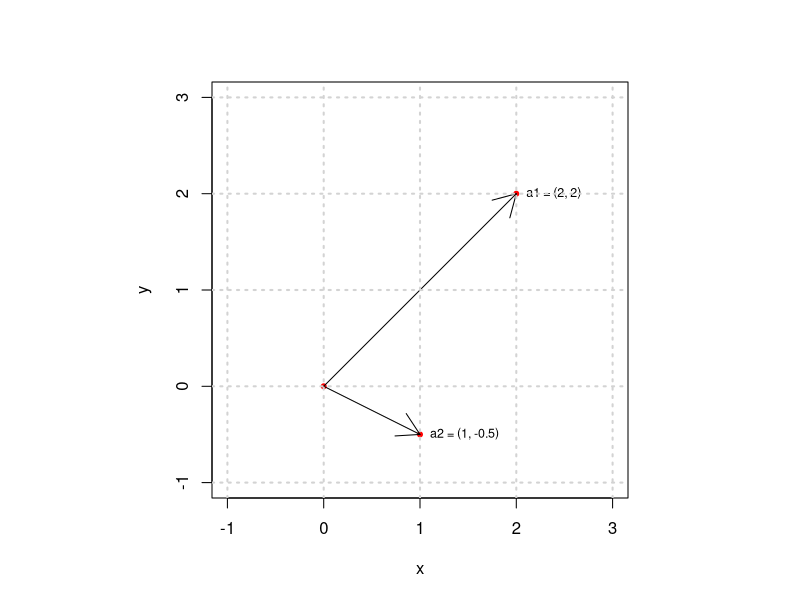
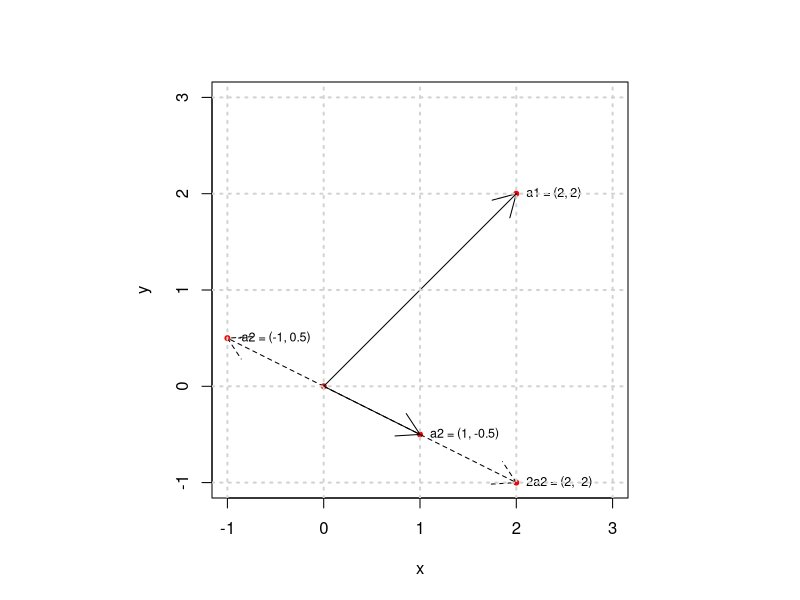
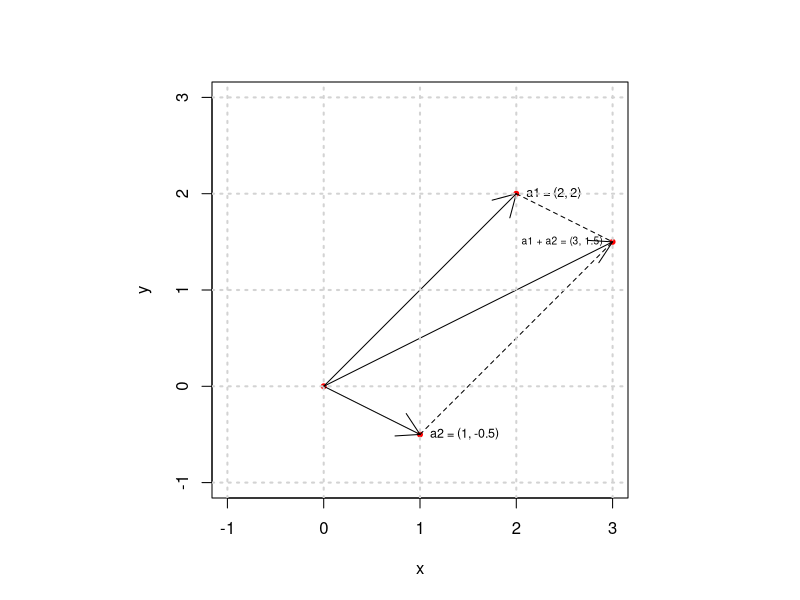
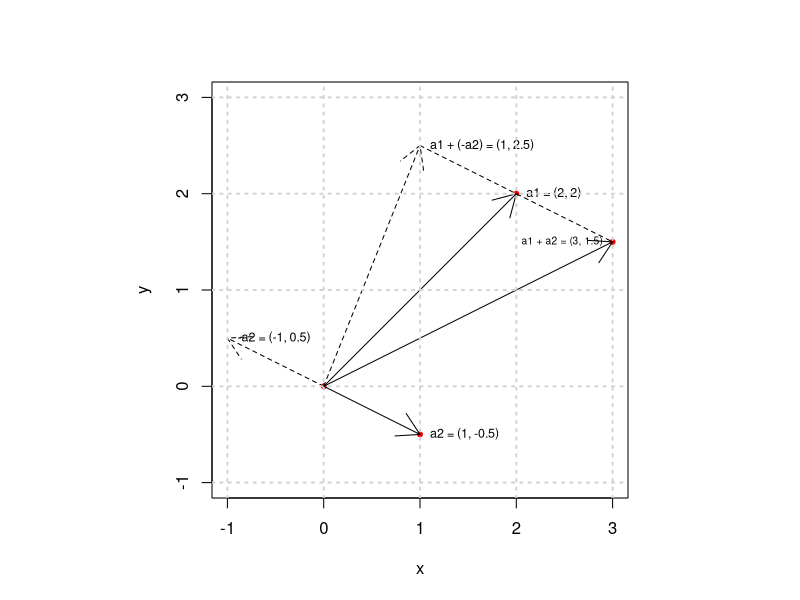
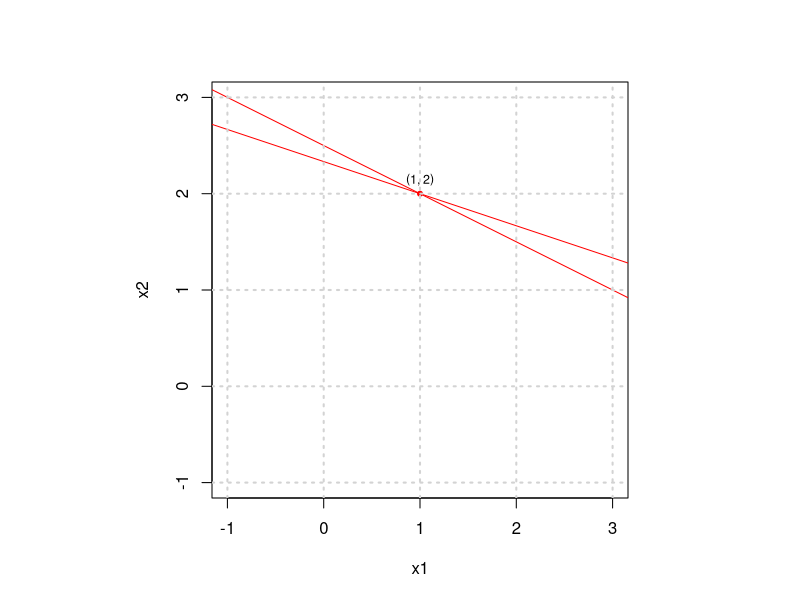
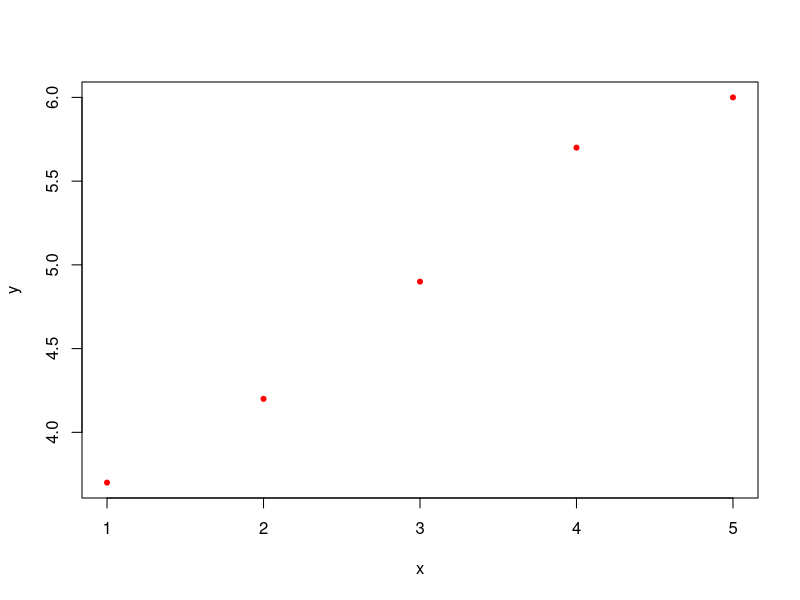
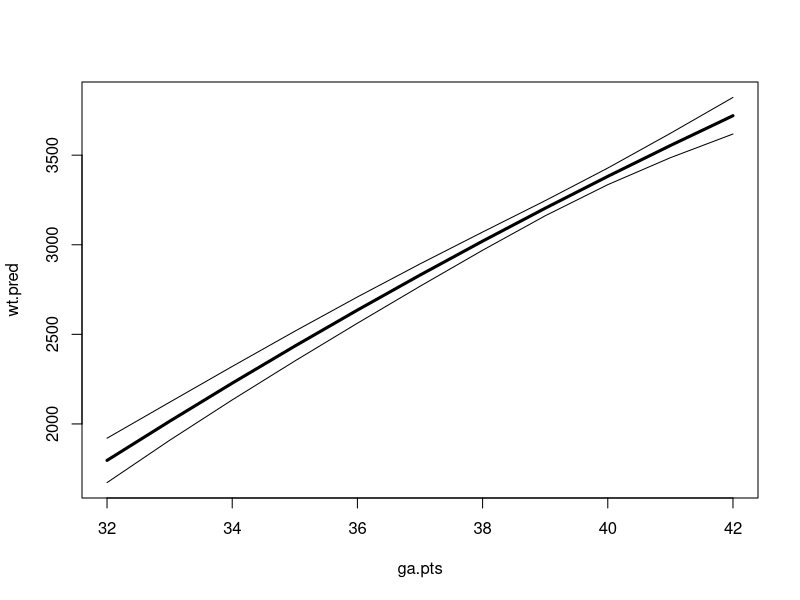
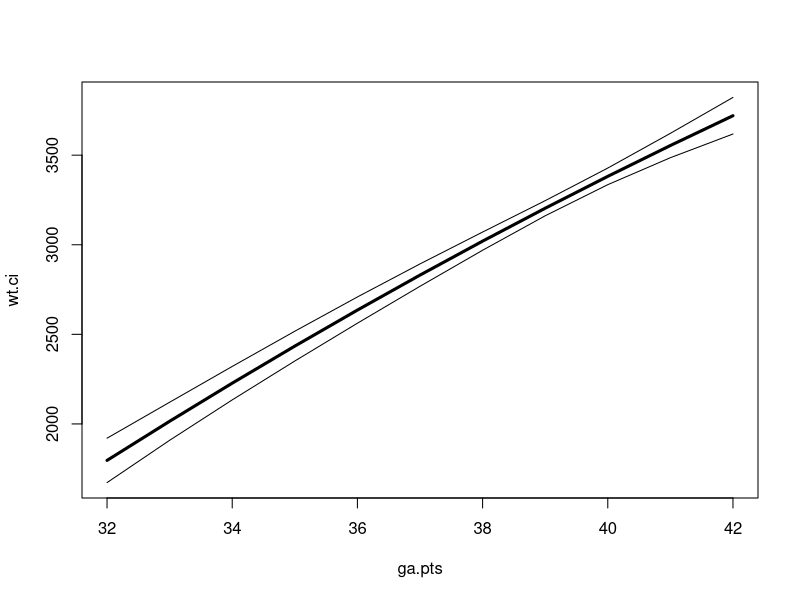

Source code (R) for these figures, in order:
## ---- chunk 1
par(pty = "s")
x <- c(0, 2, 1)
y <- c(0, 2, -0.5)
plot(x, y, pch = 20, col = "red", xlim = c(-1, 3), ylim = c(-1, 3))
arrows(0, 0, 2, 2)
arrows(0, 0, 1, -0.5)
text(2, 2, "a1 = (2, 2)", pos = 4, cex = 0.75)
text(1, -0.5, "a2 = (1, -0.5)", pos = 4, cex = 0.75)
grid(lwd = 2)
par(pty = "m")
## ---- chunk 2
a <- c(1, 3, 2) 
a
## ---- chunk 3
t(a)
## ---- chunk 4
par(pty = "s")
x <- c(0, 2, 1, 2, -1)
y <- c(0, 2, -0.5, -1, 0.5)
plot(x, y, pch = 20, col = "red", xlim = c(-1, 3), ylim = c(-1, 3))
arrows(0, 0, 2, 2)
arrows(0, 0, 1, -0.5)
text(2, 2, "a1 = (2, 2)", pos = 4, cex = 0.75)
text(1, -0.5, "a2 = (1, -0.5)", pos = 4, cex = 0.75)
arrows(0, 0, 2, -1, lty = 2)
arrows(0, 0, -1, 0.5, lty = 2)
text(2, -1, "2a2 = (2, -2)", pos = 4, cex = 0.75)
text(-1, 0.5, "-a2 = (-1, 0.5)", pos = 4, cex = 0.75)
grid(lwd = 2)
par(pty = "m")
## ---- chunk 5
7*a
## ---- chunk 6
par(pty = "s")
x <- c(0, 2, 1, 3)
y <- c(0, 2, -0.5, 1.5)
plot(x, y, pch = 20, col = "red", xlim = c(-1, 3), ylim = c(-1, 3))
arrows(0, 0, 2, 2)
arrows(0, 0, 1, -0.5)
text(2, 2, "a1 = (2, 2)", pos = 4, cex = 0.75)
text(1, -0.5, "a2 = (1, -0.5)", pos = 4, cex = 0.75)
arrows(0, 0, 3, 1.5, lty = 1)
text(3, 1.5, "a1 + a2 = (3, 1.5)", pos = 2, cex = 0.6125)
segments(2, 2, 3, 1.5, lty = 2)
segments(1, -0.5, 3, 1.5, lty = 2)
grid(lwd = 2)
par(pty = "m")
## ---- chunk 7
par(pty = "s")
x <- c(0, 2, 1, 3)
y <- c(0, 2, -0.5, 1.5)
plot(x, y, pch = 20, col = "red", xlim = c(-1, 3), ylim = c(-1, 3))
arrows(0, 0, 2, 2)
text(2, 2, "a1 = (2, 2)", pos = 4, cex = 0.75)
arrows(0, 0, 1, -0.5)
text(1, -0.5, "a2 = (1, -0.5)", pos = 4, cex = 0.75)
arrows(0, 0, -1, 0.5, lty = 2)
text(-1, 0.5, "-a2 = (-1, 0.5)", pos = 4, cex = 0.75)
arrows(0, 0, 3, 1.5, lty = 1)
text(3, 1.5, "a1 + a2 = (3, 1.5)", pos = 2, cex = 0.6125)
arrows(0, 0, 1, 2.5, lty = 2)
text(1, 2.5, "a1 + (-a2) = (1, 2.5)", pos = 4, cex = 0.75)
segments(1, 2.5 , 3, 1.5, lty = 2)
grid(lwd = 2)
par(pty = "m")
## ---- chunk 8
a <- c(1, 3, 2)
b <- c(2, 8, 9)
a + b
## ---- chunk 9
sum(a*b)
## ---- chunk 10
sqrt(sum(a*a))
## ---- chunk 11
rep(0, 5)
rep(1, 5)
## ---- chunk 12
v1 <- c(1, 1)
v2 <- c(-1, 1)
sum(v1*v2)
## ---- chunk 13
A <- matrix(c(1, 3, 2, 2, 8, 9), ncol = 3) 
A
## ---- chunk 14
A2 <- matrix(c(1, 3, 2, 2, 8, 9), ncol = 3, byrow = TRUE)
A2
## ---- chunk 15
7*A
## ---- chunk 16
t(A)
## ---- chunk 17
B <- matrix(c(5, 8, 3, 4, 2, 7), ncol = 3, byrow = T)
A + B
## ---- chunk 18
A %*% a
## ---- chunk 19
A*a
## ---- chunk 20
A <- matrix(c(1, 3, 2, 2, 8, 9), ncol = 2)
B <- matrix(c(5, 8, 4, 2), ncol = 2)
A %*% B
## ---- chunk 21
matrix(0, nrow = 2, ncol = 3)
matrix(1, nrow = 2, ncol = 3)
## ---- chunk 22
diag(c(1, 2, 3))
diag(1, 3)
## ---- chunk 23
diag(diag(c(1, 2, 3)))
diag(A)
## ---- chunk 24
A <- matrix(c(1, 3, 2, 4), ncol = 2, byrow = TRUE) 
A
#M2 <- matrix(c(-2, 1.5, 1, -0.5), ncol = 2, byrow = T) 
B <- solve(A)
B
A %*% B
## ---- chunk 25
par(pty = "s")
x1 <- c(1)
x2 <- c(2)
plot(x1, x2, pch = 20, col = "red", xlim = c(-1, 3), ylim = c(-1, 3))
abline(7/3, -1/3, col = "red")
abline(10/4, -2/4, col = "red")
text(1, 2, "(1, 2)", pos = 3, cex = 0.75)
grid(lwd = 2)
par(pty = "m")
## ---- chunk 26
A <- matrix(c(1, 2, 3, 4), ncol = 2) 
b <- c(7, 10)
x <- solve(A) %*% b
x
## ---- chunk 27
solve(A, b)
## ---- chunk 28
library(MASS)
(A <- rbind(c(1, 3, 2), c(2, 8, 9)))
ginv(A)
A %*% ginv(A)
ginv(A) %*% A
A %*% ginv(A) %*% A
## ---- chunk 29
A <- matrix(c(2, 2, 3, 3, 5, 9, 5, 6, 7), ncol = 3) 
A
## ---- chunk 30
AB <- cbind(A, diag(c(1, 1, 1)))
AB
## ---- chunk 31
AB[1, ] <- AB[1, ]/AB[1, 1]
AB[2, ] <- AB[2, ] - 2*AB[1, ]
AB[3, ] <- AB[3, ] - 3*AB[1, ]
AB
## ---- chunk 32
AB[2, ] <- AB[2, ]/AB[2, 2]
AB[3, ] <- AB[3, ] - 4.5*AB[2, ]
## ---- chunk 33
AB[3, ] <- AB[3, ]/AB[3, 3]
AB
## ---- chunk 34
AB[2, ] <- AB[2, ] - 0.5*AB[3, ]                   
AB[1, ] <- AB[1, ] - 2.5*AB[3, ]
AB
AB[1, ] <- AB[1, ] - 1.5*AB[2, ]
AB
## ---- chunk 35
B <- AB[ , 4:6]
A %*% B
## ---- chunk 36
x <- 1:5
y <- c(3.7, 4.2, 4.9, 5.7, 6.0)
plot(x, y, pch = 20, col = "red")
## ---- chunk 37
y <- c(3.7, 4.2, 4.9, 5.7, 6.0)
y
x <- 1:5
X <- cbind(rep(1, 5), x)
X
beta.hat <- solve(t(X) %*% X) %*% t(X) %*% y
beta.hat
## ---- chunk 38
library(Epi)
ci.mat()
ci.mat(alpha = 0.1)
## ---- chunk 39
beta <- c(1.83, 2.38)
se <- c(0.32, 1.57)
cbind(beta, se) %*% ci.mat()
cbind(beta, se) %*% ci.mat(0.1)
## ---- chunk 40
data(births)
str(births)
ma <- lm(bweight ~ gestwks + I(gestwks^2), data = births)
(beta <- coef(ma))
(cova <- vcov(ma))
## ---- chunk 41
ga.pts <- 32:42
G <- cbind(1, ga.pts, ga.pts^2)
wt.eff <- G %*% beta
sd.eff <- sqrt(diag(G %*% cova %*% t(G)))
wt.pred <- cbind(wt.eff, sd.eff) %*% ci.mat()
matplot(ga.pts, wt.pred, type = "l", lwd = c(3, 1, 1), col = "black", lty = 1)
## ---- chunk 42
wt.ci <- ci.lin(ma, ctr.mat = G)[, c(1, 5, 6)]
matplot(ga.pts, wt.ci, type = "l", lty = 1, lwd = c(3, 1, 1), col = "black")
## ---- chunk 43
ma2 <- lm(bweight ~ gestwks + I(gestwks^2) + matage + I(matage^2), data = births)
ci.lin(ma2)
## ---- chunk 44
ma.ref <- 35
ma.pts <- 20:45
M <- cbind(ma.pts, ma.pts^2)
M.ref <- cbind(ma.ref, ma.ref^2)
## ---- chunk 45
bw.ga <- ci.lin(ma2, ctr.mat = cbind(G, M.ref[rep(1, nrow(G)), ]))[ , c(1,5,6)]
matplot( ga.pts, bw.ga, type = "l", lty = 1, lwd = c(2, 1, 1), col = "black")
## ---- chunk 46
bw.ma <- ci.lin(ma2, subset = "matage", ctr.mat = M - M.ref[rep(1, nrow(M)), ])[ , c(1, 5, 6)]
matplot(ma.pts, bw.ma, type = "l", lty = 1, lwd = c(2, 1, 1), col = "black")
## ---- chunk 47
FF <- factor(rep(1:3, each = 2))
(X <- model.matrix(~FF))
(A <- model.matrix(~FF - 1))
library(MASS)
ginv(A) %*% X
